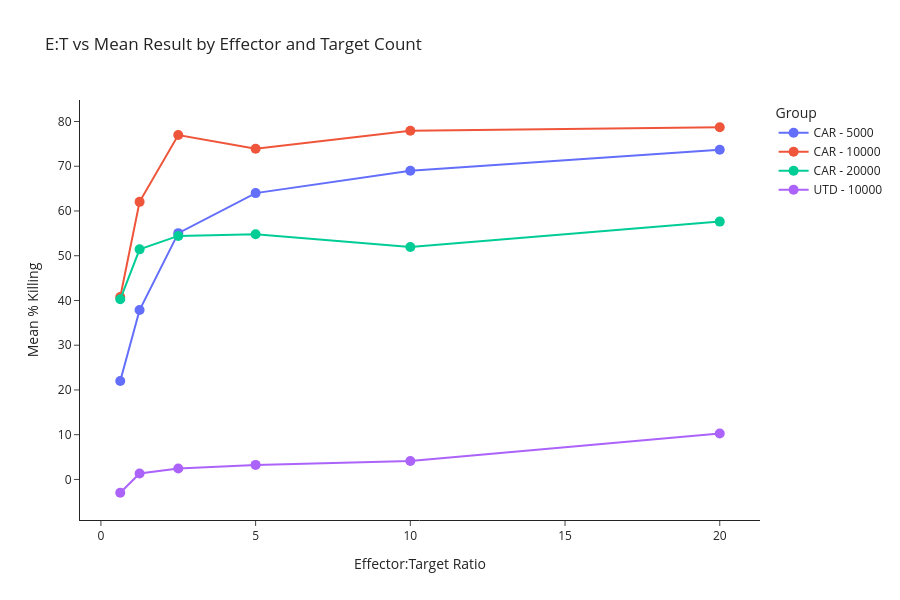

Notebook source saved alongside this figure:
### Markdown cell above
Mean result and E:T or log E:T seem to have some nice and strong relation, let's explore that.

### Code cell
fig = px.line(
    df.sort_values(by=["Effectors", "Tars_per_well", "E:T"]),
    x="E:T",
    y="Mean Result",
    color="Group",
    markers=True,
    title="E:T vs Mean Result by Effector and Target Count",
    labels={"E:T": "Effector:Target Ratio", "Mean Result": "Mean % Killing"},
    height=600,
)
fig.update_traces(mode="lines+markers", marker=dict(size=10))
fig.update_traces(mode="lines+markers")
fig.update_layout(template="simple_white")
fig

### Figure 1 — Plotly figure (JSON) as saved in the notebook; plotly's stock layout.template omitted (floating-point values rounded to 4 significant figures)
{"data": [{"hovertemplate": "Group=CAR - 5000<br>Effector:Target Ratio=%{x}<br>Mean % Killing=%{y}<extra></extra>", "legendgroup": "CAR - 5000", "line": {"color": "#636efa", "dash": "solid"}, "marker": {"size": 10, "symbol": "circle"}, "mode": "lines+markers", "name": "CAR - 5000", "orientation": "v", "showlegend": true, "type": "scatter", "x": [0.625, 1.25, 2.5, 5.0, 10.0, 20.0], "xaxis": "x", "y": [21.99, 37.86, 55.05, 64.0, 68.99, 73.68], "yaxis": "y"}, {"hovertemplate": "Group=CAR - 10000<br>Effector:Target Ratio=%{x}<br>Mean % Killing=%{y}<extra></extra>", "legendgroup": "CAR - 10000", "line": {"color": "#EF553B", "dash": "solid"}, "marker": {"size": 10, "symbol": "circle"}, "mode": "lines+markers", "name": "CAR - 10000", "orientation": "v", "showlegend": true, "type": "scatter", "x": [0.625, 1.25, 2.5, 5.0, 10.0, 20.0], "xaxis": "x", "y": [40.77, 62.04, 76.98, 73.91, 77.95, 78.72], "yaxis": "y"}, {"hovertemplate": "Group=CAR - 20000<br>Effector:Target Ratio=%{x}<br>Mean % Killing=%{y}<extra></extra>", "legendgroup": "CAR - 20000", "line": {"color": "#00cc96", "dash": "solid"}, "marker": {"size": 10, "symbol": "circle"}, "mode": "lines+markers", "name": "CAR - 20000", "orientation": "v", "showlegend": true, "type": "scatter", "x": [0.625, 1.25, 2.5, 5.0, 10.0, 20.0], "xaxis": "x", "y": [40.26, 51.42, 54.43, 54.79, 51.94, 57.63], "yaxis": "y"}, {"hovertemplate": "Group=UTD - 10000<br>Effector:Target Ratio=%{x}<br>Mean % Killing=%{y}<extra></extra>", "legendgroup": "UTD - 10000", "line": {"color": "#ab63fa", "dash": "solid"}, "marker": {"size": 10, "symbol": "circle"}, "mode": "lines+markers", "name": "UTD - 10000", "orientation": "v", "showlegend": true, "type": "scatter", "x": [0.625, 1.25, 2.5, 5.0, 10.0, 20.0], "xaxis": "x", "y": [-2.975, 1.342, 2.436, 3.253, 4.129, 10.28], "yaxis": "y"}], "layout": {"height": 600, "legend": {"title": {"text": "Group"}, "tracegroupgap": 0}, "title": {"text": "E:T vs Mean Result by Effector and Target Count"}, "xaxis": {"anchor": "y", "domain": [0, 1], "title": {"text": "Effector:Target Ratio"}}, "yaxis": {"anchor": "x", "domain": [0, 1], "title": {"text": "Mean % Killing"}}}}
